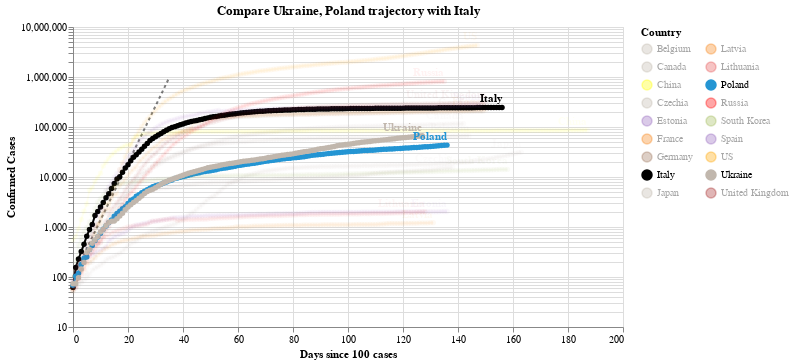

The notebook cell this image was saved under:
### Code cell
#hide_input
chart2 = make_since_chart(dff2, ['Ukraine', 'Poland'], baseline_countries)
chart2

### Figure 1 — Vega-Lite specification as saved in the notebook (floating-point values rounded to 4 significant figures; data arrays with more than 128 entries replaced by an {"elided": "..."} marker saying what was removed)
{"config": {"view": {"continuousWidth": 400, "continuousHeight": 300}}, "layer": [{"data": {"name": "data-628230001892d6798b50651be41d1b3e"}, "mark": {"type": "line", "color": "black", "opacity": 0.5, "strokeDash": [3, 3]}, "encoding": {"x": {"type": "quantitative", "field": "Days since 100 cases"}, "y": {"type": "quantitative", "field": "Confirmed Cases"}}}, {"data": {"name": "data-42944bd673d5666769d6e2b6ae64077d"}, "mark": {"type": "line", "point": true}, "encoding": {"color": {"type": "nominal", "field": "Country", "legend": {"columns": 2}, "scale": {"domain": ["Belgium", "Canada", "China", "Czechia", "Estonia", "France", "Germany", "Italy", "Japan", "Latvia", "Lithuania", "Poland", "Russia", "South Korea", "Spain", "US", "Ukraine", "United Kingdom"], "range": ["#C1B7AD", "#C1B7AD", "yellow", "#C1B7AD", "#9467bd", "#F58518", "#9D755D", "black", "#C1B7AD", "#F58518", "#E45756", "#2495D3", "red", "#A1BA59", "#9467bd", "orange", "#C1B7AD", "brown"]}}, "opacity": {"condition": {"value": 1, "selection": "selector003"}, "value": 0.05}, "tooltip": [{"type": "nominal", "field": "Country"}, {"type": "temporal", "field": "Date"}, {"type": "quantitative", "field": "Confirmed Cases"}, {"type": "quantitative", "field": "Days since 100 cases"}], "x": {"type": "quantitative", "field": "Days since 100 cases"}, "y": {"type": "quantitative", "field": "Confirmed Cases", "scale": {"type": "log"}}}, "selection": {"selector003": {"type": "multi", "fields": ["Country"], "bind": "legend", "init": [{"Country": "Ukraine"}, {"Country": "Poland"}, {"Country": "Italy"}]}}, "width": 550}, {"data": {"name": "data-42944bd673d5666769d6e2b6ae64077d"}, "mark": {"type": "text", "align": "right", "dy": -8, "fontWeight": "bold"}, "encoding": {"color": {"type": "nominal", "field": "Country", "legend": {"columns": 2}, "scale": {"domain": ["Belgium", "Canada", "China", "Czechia", "Estonia", "France", "Germany", "Italy", "Japan", "Latvia", "Lithuania", "Poland", "Russia", "South Korea", "Spain", "US", "Ukraine", "United Kingdom"], "range": ["#C1B7AD", "#C1B7AD", "yellow", "#C1B7AD", "#9467bd", "#F58518", "#9D755D", "black", "#C1B7AD", "#F58518", "#E45756", "#2495D3", "red", "#A1BA59", "#9467bd", "orange", "#C1B7AD", "brown"]}}, "opacity": {"condition": {"value": 1, "selection": "selector003"}, "value": 0.05}, "text": {"type": "nominal", "field": "Country"}, "tooltip": [{"type": "nominal", "field": "Country"}, {"type": "temporal", "field": "Date"}, {"type": "quantitative", "field": "Confirmed Cases"}, {"type": "quantitative", "field": "Days since 100 cases"}], "x": {"type": "quantitative", "field": "Days since 100 cases"}, "y": {"type": "quantitative", "field": "Confirmed Cases", "scale": {"type": "log"}}}, "transform": [{"filter": "(datum['Date'] >= 1595808000000)"}], "width": 550}], "title": "Compare Ukraine, Poland trajectory with Italy", "$schema": "https://vega.github.io/schema/vega-lite/v4.0.2.json", "datasets": {"data-628230001892d6798b50651be41d1b3e": [{"Days since 100 cases": 0, "Confirmed Cases": 100.0}, {"Days since 100 cases": 1, "Confirmed Cases": 130.0}, {"Days since 100 cases": 2, "Confirmed Cases": 169.0}, {"Days since 100 cases": 3, "Confirmed Cases": 219.7}, {"Days since 100 cases": 4, "Confirmed Cases": 285.6}, {"Days since 100 cases": 5, "Confirmed Cases": 371.3}, {"Days since 100 cases": 6, "Confirmed Cases": 482.7}, {"Days since 100 cases": 7, "Confirmed Cases": 627.5}, {"Days since 100 cases": 8, "Confirmed Cases": 815.7}, {"Days since 100 cases": 9, "Confirmed Cases": 1060.0}, {"Days since 100 cases": 10, "Confirmed Cases": 1379.0}, {"Days since 100 cases": 11, "Confirmed Cases": 1792.0}, {"Days since 100 cases": 12, "Confirmed Cases": 2330.0}, {"Days since 100 cases": 13, "Confirmed Cases": 3029.0}, {"Days since 100 cases": 14, "Confirmed Cases": 3937.0}, {"Days since 100 cases": 15, "Confirmed Cases": 5119.0}, {"Days since 100 cases": 16, "Confirmed Cases": 6654.0}, {"Days since 100 cases": 17, "Confirmed Cases": 8650.0}, {"Days since 100 cases": 18, "Confirmed Cases": 11250.0}, {"Days since 100 cases": 19, "Confirmed Cases": 14620.0}, {"Days since 100 cases": 20, "Confirmed Cases": 19000.0}, {"Days since 100 cases": 21, "Confirmed Cases": 24710.0}, {"Days since 100 cases": 22, "Confirmed Cases": 32120.0}, {"Days since 100 cases": 23, "Confirmed Cases": 41750.0}, {"Days since 100 cases": 24, "Confirmed Cases": 54280.0}, {"Days since 100 cases": 25, "Confirmed Cases": 70560.0}, {"Days since 100 cases": 26, "Confirmed Cases": 91730.0}, {"Days since 100 cases": 27, "Confirmed Cases": 119300.0}, {"Days since 100 cases": 28, "Confirmed Cases": 155000.0}, {"Days since 100 cases": 29, "Confirmed Cases": 201500.0}, {"Days since 100 cases": 30, "Confirmed Cases": 262000.0}, {"Days since 100 cases": 31, "Confirmed Cases": 340600.0}, {"Days since 100 cases": 32, "Confirmed Cases": 442800.0}, {"Days since 100 cases": 33, "Confirmed Cases": 575600.0}, {"Days since 100 cases": 34, "Confirmed Cases": 748300.0}, {"Days since 100 cases": 35, "Confirmed Cases": 972800.0}], "data-42944bd673d5666769d6e2b6ae64077d": {"elided": "2643 records"}}}
